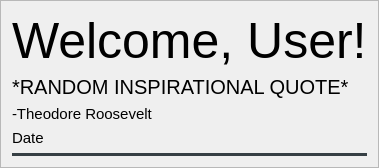
                        <widget class="QFrame" name="home_upper">
                         <property name="frameShape">
                          <enum>QFrame::Shape::StyledPanel</enum>
                         </property>
                         <property name="frameShadow">
                          <enum>QFrame::Shadow::Raised</enum>
                         </property>
                         <layout class="QVBoxLayout" name="verticalLayout_21">
                          <item>
                           <widget class="QLabel" name="welcome_label">
                            <property name="styleSheet">
                             <string notr="true">font: bold &quot;Segoe UI&quot;; font-size: 50px;</string>
                            </property>
                            <property name="text">
                             <string>Welcome, User!</string>
                            </property>
                            <property name="textFormat">
                             <enum>Qt::TextFormat::PlainText</enum>
                            </property>
                            <property name="scaledContents">
                             <bool>false</bool>
                            </property>
                           </widget>
                          </item>
                          <item>
                           <widget class="QLabel" name="quote_label">
                            <property name="styleSheet">
                             <string notr="true">font: bold &quot;Segoe UI&quot;; font-size: 20px;</string>
                            </property>
                            <property name="text">
                             <string>*RANDOM INSPIRATIONAL QUOTE*</string>
                            </property>
                           </widget>
                          </item>
                          <item>
                           <widget class="QLabel" name="label_8">
                            <property name="styleSheet">
                             <string notr="true">font: bold &quot;Segoe UI&quot;; font-size: 15px;</string>
                            </property>
                            <property name="text">
                             <string>-Theodore Roosevelt</string>
                            </property>
                            <property name="alignment">
                             <set>Qt::AlignmentFlag::AlignLeading|Qt::AlignmentFlag::AlignLeft|Qt::AlignmentFlag::AlignVCenter</set>
                            </property>
                           </widget>
                          </item>
                          <item>
                           <widget class="QLabel" name="date_label">
                            <property name="styleSheet">
                             <string notr="true">font: bold &quot;Segoe UI&quot;; font-size: 15px;</string>
                            </property>
                            <property name="text">
                             <string>Date</string>
                            </property>
                           </widget>
                          </item>
                          <item>
                           <widget class="QFrame" name="separator_3">
                            <property name="styleSheet">
                             <string notr="true">QFrame {
    border:11px solid;
	border-color: #363f44;
}</string>
                            </property>
                            <property name="frameShape">
                             <enum>QFrame::Shape::HLine</enum>
                            </property>
                            <property name="frameShadow">
                             <enum>QFrame::Shadow::Plain</enum>
                            </property>
                            <property name="lineWidth">
                             <number>1</number>
                            </property>
                           </widget>
                          </item>
                         </layout>
                        </widget>
